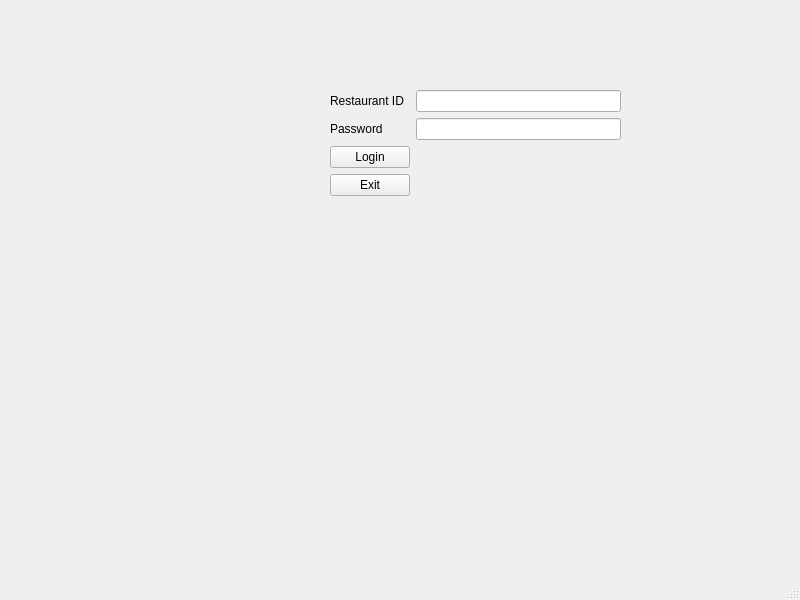
<?xml version="1.0" encoding="UTF-8"?>
<ui version="4.0">
 <class>ManagerLoginWindow</class>
 <widget class="QMainWindow" name="ManagerLoginWindow">
  <property name="geometry">
   <rect>
    <x>0</x>
    <y>0</y>
    <width>800</width>
    <height>600</height>
   </rect>
  </property>
  <property name="windowTitle">
   <string>MainWindow</string>
  </property>
  <widget class="QWidget" name="centralwidget">
   <widget class="QWidget" name="formLayoutWidget">
    <property name="geometry">
     <rect>
      <x>330</x>
      <y>90</y>
      <width>291</width>
      <height>211</height>
     </rect>
    </property>
    <layout class="QFormLayout" name="formLayout">
     <item row="0" column="0">
      <widget class="QLabel" name="label">
       <property name="text">
        <string>Restaurant ID</string>
       </property>
      </widget>
     </item>
     <item row="0" column="1">
      <widget class="QLineEdit" name="lineEdit_restId"/>
     </item>
     <item row="1" column="0">
      <widget class="QLabel" name="label_2">
       <property name="text">
        <string>Password</string>
       </property>
      </widget>
     </item>
     <item row="1" column="1">
      <widget class="QLineEdit" name="lineEdit_password"/>
     </item>
     <item row="5" column="0">
      <widget class="QPushButton" name="pushButton_exit">
       <property name="text">
        <string>Exit</string>
       </property>
      </widget>
     </item>
     <item row="4" column="0">
      <widget class="QPushButton" name="pushButton_login">
       <property name="text">
        <string>Login</string>
       </property>
      </widget>
     </item>
    </layout>
   </widget>
  </widget>
  <widget class="QMenuBar" name="menubar">
   <property name="geometry">
    <rect>
     <x>0</x>
     <y>0</y>
     <width>800</width>
     <height>26</height>
    </rect>
   </property>
  </widget>
  <widget class="QStatusBar" name="statusbar"/>
 </widget>
 <resources/>
 <connections/>
</ui>
